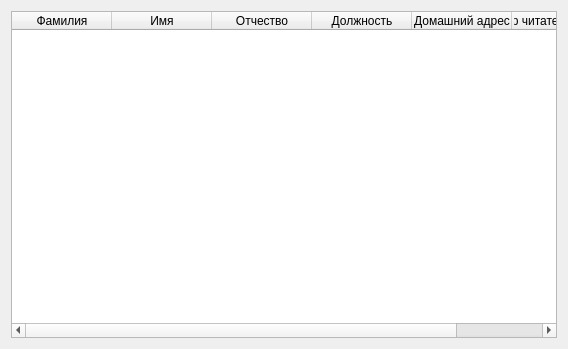
<?xml version="1.0" encoding="UTF-8"?>
<ui version="4.0">
 <class>selectReader</class>
 <widget class="QDialog" name="selectReader">
  <property name="geometry">
   <rect>
    <x>0</x>
    <y>0</y>
    <width>568</width>
    <height>349</height>
   </rect>
  </property>
  <property name="windowTitle">
   <string>Dialog</string>
  </property>
  <layout class="QVBoxLayout" name="verticalLayout">
   <item>
    <widget class="QTableWidget" name="tableWidget">
     <property name="editTriggers">
      <set>QAbstractItemView::NoEditTriggers</set>
     </property>
     <property name="selectionBehavior">
      <enum>QAbstractItemView::SelectRows</enum>
     </property>
     <column>
      <property name="text">
       <string>Фамилия</string>
      </property>
     </column>
     <column>
      <property name="text">
       <string>Имя</string>
      </property>
     </column>
     <column>
      <property name="text">
       <string>Отчество</string>
      </property>
     </column>
     <column>
      <property name="text">
       <string>Должность</string>
      </property>
     </column>
     <column>
      <property name="text">
       <string>Домашний адрес</string>
      </property>
     </column>
     <column>
      <property name="text">
       <string>Номер читательского билета</string>
      </property>
     </column>
    </widget>
   </item>
  </layout>
 </widget>
 <resources/>
 <connections>
  <connection>
   <sender>tableWidget</sender>
   <signal>cellDoubleClicked(int,int)</signal>
   <receiver>selectReader</receiver>
   <slot>clickedTable(int)</slot>
   <hints>
    <hint type="sourcelabel">
     <x>283</x>
     <y>174</y>
    </hint>
    <hint type="destinationlabel">
     <x>283</x>
     <y>174</y>
    </hint>
   </hints>
  </connection>
 </connections>
 <slots>
  <slot>clickedTable(int)</slot>
 </slots>
</ui>
